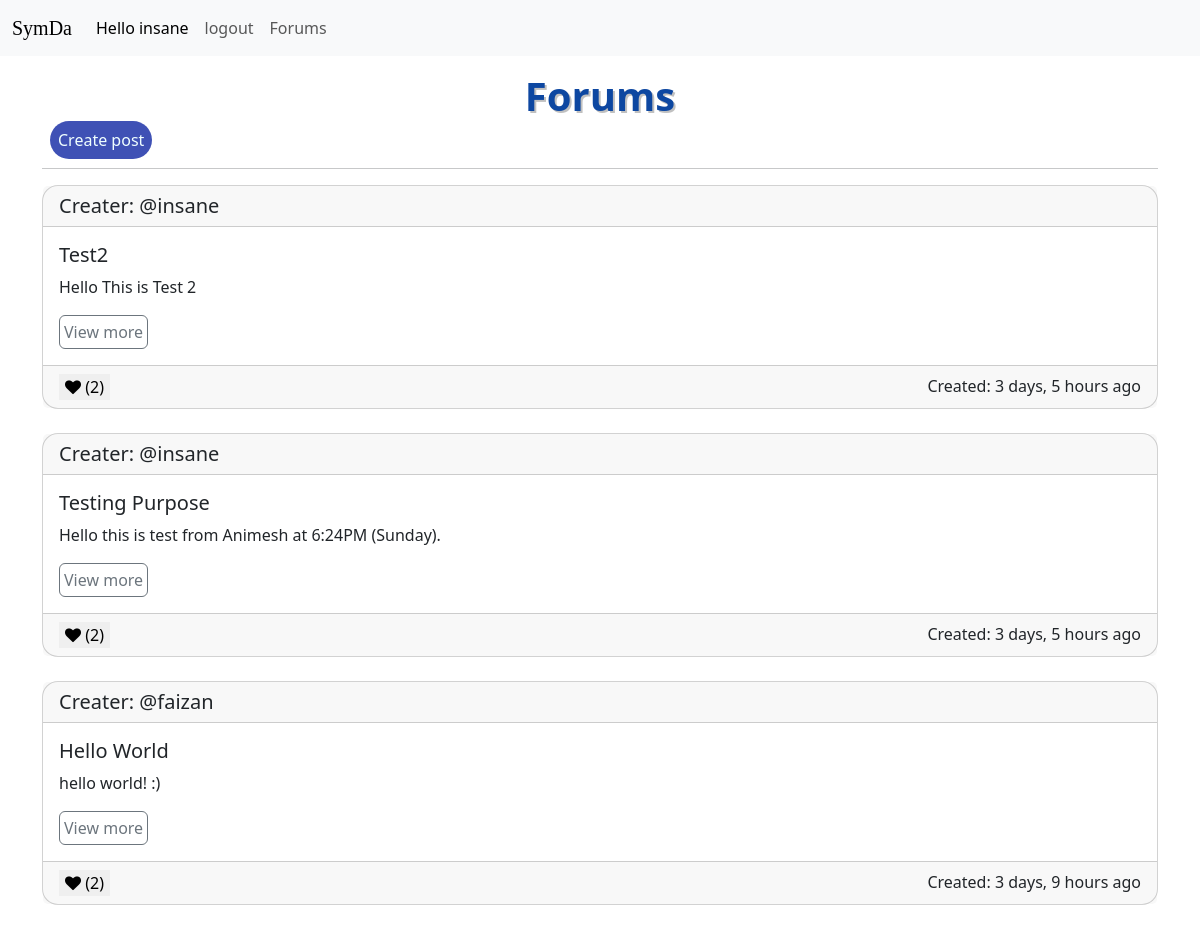
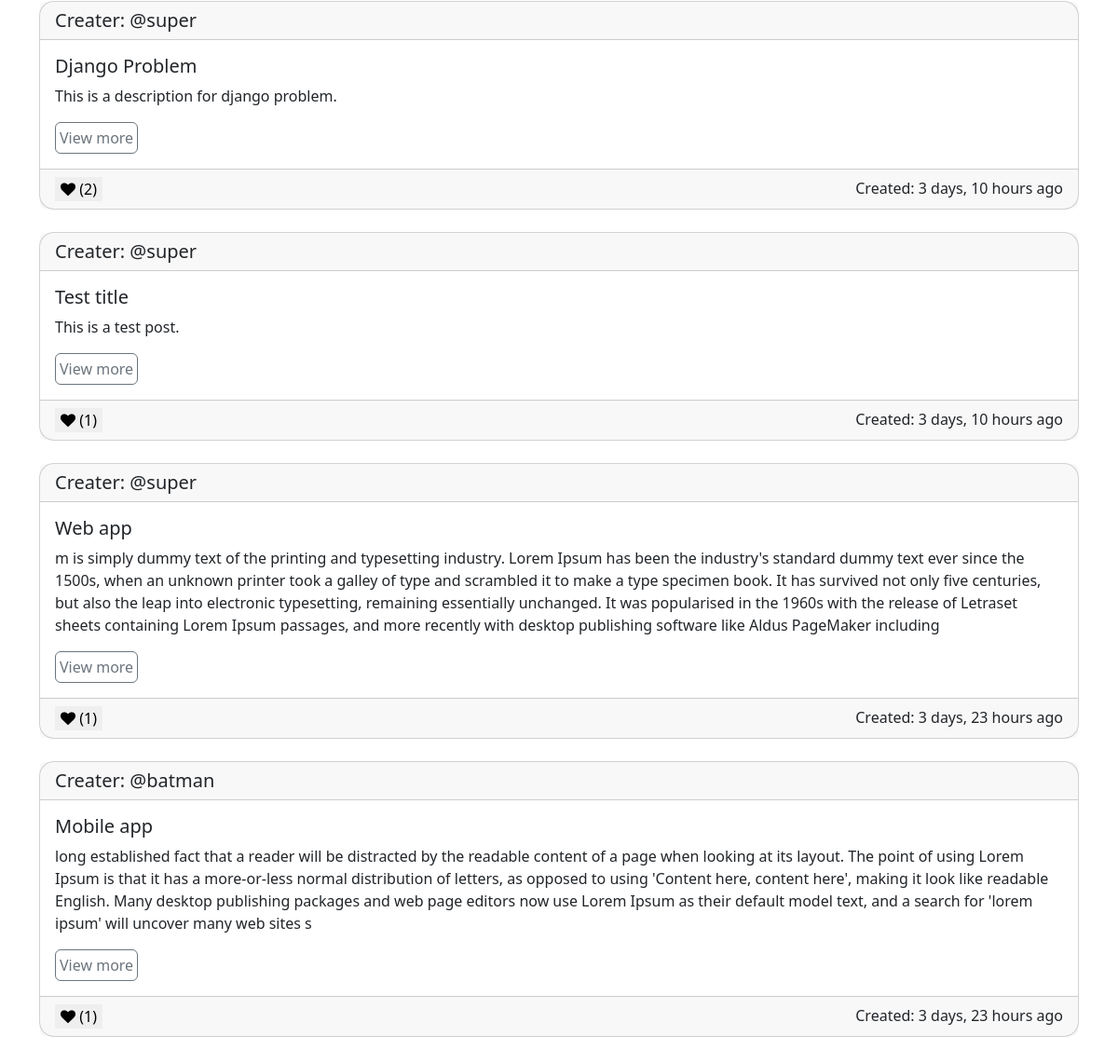
The app's page /forums/ (signed in) with its own data (2 pictures, top to bottom).
### forum_app/models.py (models this page shows, shortened)
class Post(models.Model):
    user = models.ForeignKey(User, on_delete=models.CASCADE)
    title = models.CharField(max_length=200, null=True)
    description = models.TextField(null=True)
    likes = models.ManyToManyField(User, related_name='blog_post')
    rand_num = models.IntegerField(null=True, blank=True)
    created = models.DateTimeField(auto_now_add=True)
    class Meta:
        ordering = ['-created']

### forum_app/views.py (the view)
# urls.py: path('', views.forums, name='forums'),
def forums(request):
    posts = Post.objects.all()
    context = {'posts': posts}
    return render(request, 'forum_app/forums.html', context)

### forum_app/templates/forum_app/forums.html (shortened to what this page needs)
{% extends 'index.html' %}
{% block content %}
<h1 class="text-center text-shadow fw-bold" style="color: #0D47A1;">Forums</h1>
<a href="{% url 'create-post' %}" class="rounded-pill p-2 m-2 create-post">Create post</a><br>
<hr>
{% for post in posts %}
<div class="card rounded-4">
  <h5 class="card-header">Creater: @{{post.user.username}}</h5>
  <div class="card-body">
    <h5 class="card-title">{{post.title}}</h5>
    <p class="card-text">{{post.description}}</p>
    <a href="{% url 'post' post.id %}" class="btn btn-outline-secondary p-1">View more</a>
  </div>
  <div class="card-footer">
    <div id="like-form">
      <form method="POST" action="{% url 'like-post' post.id %}">
        <button type="submit" name="like-post" style="border: none;">
          <i id="{{post.id}}-like-dislike" class="fa fa-heart"></i> ({{post.likes.count}})
        </button>
      </form>
    </div>
    <div>Created: {{post.created|timesince}} ago</div>
  </div>
</div><br>
{% endfor %}
{% endblock content %}

### templates/navbar.html (shortened to what this page needs)
<nav class="navbar navbar-expand-lg bg-body-tertiary">
    <div class="container-fluid">
      <a class="navbar-brand" href="{% url 'home' %}" style="font-family: fantasy;">SymDa</a>
      <div class="collapse navbar-collapse" id="navbarSupportedContent">
        <ul class="navbar-nav me-auto mb-2 mb-lg-0">
            {% if request.user.is_authenticated %}
            <li class="nav-item">
              <a class="nav-link active" aria-current="page" href="#">Hello {{request.user.username}}</a>
            </li>
          <li class="nav-item">
            <a class="nav-link" href="{% url 'logout' %}">logout</a>
          </li>
          {% endif %}
          <li class="nav-item">
            <a class="nav-link" href="{% url 'forums' %}">Forums</a>
          </li>
        </ul>
      </div>
    </div>
  </nav>

### templates/index.html (style rules this page uses)
.text-shadow { text-shadow: 2px 2px rgba(0, 0, 0, 0.249); }

### forum_app/templates/forum_app/forums.html (style rules this page uses)
#like-form { display: flex; flex: 1; }
.card-footer { display: flex; }
.create-post { text-decoration: none; background-color: #3F51B5; color: azure; }
.text-shadow { text-shadow: 2px 2px rgba(0, 0, 0, 0.249); }

### records on screen
Post: user.username "insane", title "Test2", description "Hello This is Test 2", likes.count "2", created "3 days, 5 hours"
Post: user.username "insane", title "Testing Purpose", description "Hello this is test from Animesh at 6:24PM (Sunday).", likes.count "2", created "3 days, 5 hours"
Post: user.username "faizan", title "Hello World", description "hello world! :)", likes.count "2", created "3 days, 9 hours"
Post: user.username "super", title "Django Problem", description "This is a description for django problem.", likes.count "2", created "3 days, 10 hours"
Post: user.username "super", title "Test title", description "This is a test post.", likes.count "1", created "3 days, 10 hours"
Post: user.username "super", title "Web app", description "m is simply dummy text of the printing and typesetting industry. Lorem Ipsum has been the industry's standard dummy text ever since the 1500s, when an unknown printer took a galley of type and scrambled it to make a type specimen book. It has survived not only five centuries, but also the leap into electronic typesetting, remaining essentially unchanged. It was popularised in the 1960s with the release of Letraset sheets containing Lorem Ipsum passages, and more recently with desktop publishing software like Aldus PageMaker including", likes.count "1", created "3 days, 23 hours"
Post: user.username "batman", title "Mobile app", description "long established fact that a reader will be distracted by the readable content of a page when looking at its layout. The point of using Lorem Ipsum is that it has a more-or-less normal distribution of letters, as opposed to using 'Content here, content here', making it look like readable English. Many desktop publishing packages and web page editors now use Lorem Ipsum as their default model text, and a search for 'lorem ipsum' will uncover many web sites s", likes.count "1", created "3 days, 23 hours"

### other values on screen
{{ request.user.username }} "insane"
